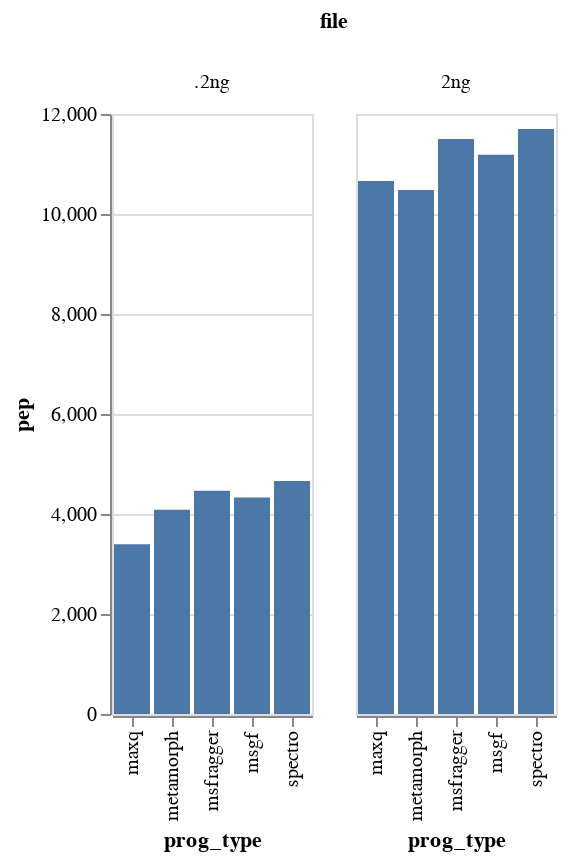

Notebook source saved alongside this figure:
### Code cell
alt.Chart(source2).mark_bar().encode(
    x='prog_type',
    y='pep',
    column="file"
)

### Figure 1 — Vega-Lite specification as saved in the notebook (floating-point values rounded to 4 significant figures)
{"config": {"view": {"continuousWidth": 400, "continuousHeight": 300}}, "data": {"name": "data-1e0ab268ce1a220c23b6e4bce9752d2f"}, "mark": "bar", "encoding": {"column": {"type": "nominal", "field": "file"}, "x": {"type": "nominal", "field": "prog_type"}, "y": {"type": "quantitative", "field": "pep"}}, "$schema": "https://vega.github.io/schema/vega-lite/v4.8.1.json", "datasets": {"data-1e0ab268ce1a220c23b6e4bce9752d2f": [{"file": ".2ng", "prog_type": "msgf", "pep": 4328, "scan": 4779}, {"file": ".2ng", "prog_type": "spectro", "pep": 4661, "scan": 5533}, {"file": ".2ng", "prog_type": "msfragger", "pep": 4466, "scan": 4974}, {"file": ".2ng", "prog_type": "metamorph", "pep": 4087, "scan": 4896}, {"file": ".2ng", "prog_type": "maxq", "pep": 3393, "scan": 3785}, {"file": "2ng", "prog_type": "msgf", "pep": 11187, "scan": 12872}, {"file": "2ng", "prog_type": "spectro", "pep": 11700, "scan": 15737}, {"file": "2ng", "prog_type": "msfragger", "pep": 11502, "scan": 13487}, {"file": "2ng", "prog_type": "metamorph", "pep": 10478, "scan": 14300}, {"file": "2ng", "prog_type": "maxq", "pep": 10662, "scan": 12599}]}}
